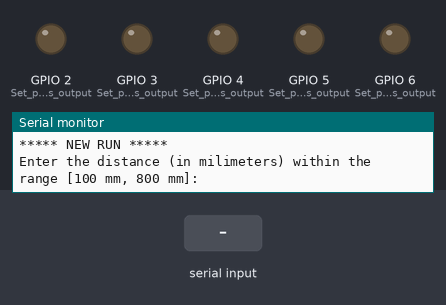
Bench run of a sketch on a simulated ESP32-S3. Shown: output pins drawn as LEDs (lit = HIGH), the last lines printed to the serial monitor. The inputs (shaded band) are chosen by the test bench.

Above: at 2.2 s.
2.3 s: "30,150\n" received over Serial
At 3.0 s:
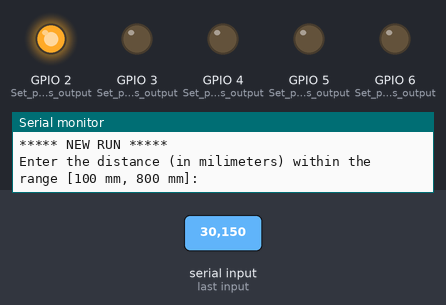
3.8 s: "200\n" received over Serial
At 4.5 s:
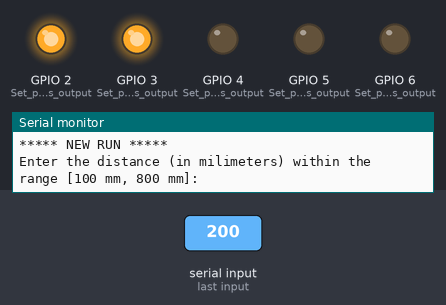
5.3 s: "90,45\n" received over Serial
At 5.7 s:
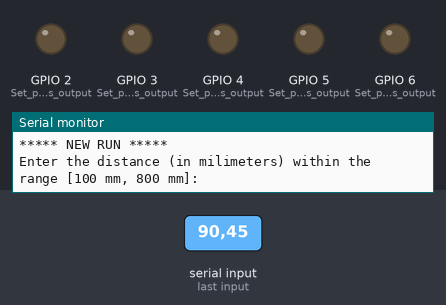
Timing chart, 0 to 8.3 s (numbered marks = the images above; inputs shaded):
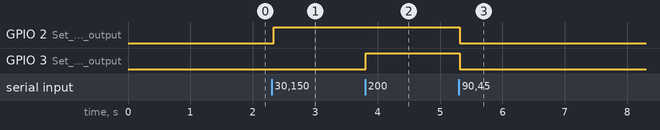

Measured:
- after the input at 2.3 s, GPIO 2 (Set_pin_2_as_output): LOW → HIGH at once
- after the input at 3.8 s, GPIO 3 (Set_pin_3_as_output): LOW → HIGH at once
- after the input at 5.3 s, GPIO 2 (Set_pin_2_as_output), GPIO 3 (Set_pin_3_as_output): HIGH → LOW at once

The sketch:

Project_2.ino
```cpp
//Project2
//Group5
//Angel Alcantara, Brandon Aparicio, , Diego Perez, Sarah Kemppainen:
// Febuary, 14, 2025


void display_distance(float dist);

/*
 * Function: setup
 * Description: This function initializes the serial communication and sets the pin modes
 * for the output pins that control the LEDs.
 *
 * Parameters: None
 *
 * Return: None (void)
 *
 * External Effects: Initializes serial communication with a baud rate of 115200
 * and sets specific pins as OUTPUT to control LEDs.
 */
void setup() {
  Serial.begin(115200); // Start serial communication at 115200 baud rate
  Serial.setTimeout(100000000);// Set the serial timeout
  delay(1000);// Wait for the system to settle
  // setup graph bar
  pinMode(2, OUTPUT);// Set pin 2 as output
  pinMode(3, OUTPUT);// Set pin 3 as output
  pinMode(4, OUTPUT);// Set pin 4 as output
  pinMode(5, OUTPUT);// Set pin 5 as output
  pinMode(6, OUTPUT);// Set pin 6 as output
  //pinMode(7, OUTPUT);
  //pinMode(8, OUTPUT);
}
/*
 * Function: display_distance
 * Description: This function takes a distance as input and controls multiple LEDs
 * according to predefined distance ranges. The LED states are represented in binary form.
 *
 * Parameters:
 * - float dist: The distance in meters which determines the LED state.
 *
 * Return: None (void)
 *
 * External Effects: This function modifies the states of LEDs connected to pins 2 to 6.
 */
void display_distance(float dist) {

  float min_dist = 0.1; // Minimum distance threshold
  float max_dist = 0.8; // Maximum distance threshold
  float range = (max_dist - min_dist) / 8; // Calculate the range of each segment
  String grid = "";  // Initialize grid string to store LED states

// Define possible states for reference
  const String states[] = {"10000", "11000", "01000", "01100", "00100", "00110", "00010", "00011", "00001"};

  // Log distance range and segment details
  Serial.printf("min distance: %0.1f m; max distance: %0.1f m; dist range of each light state: %f\n", min_dist, max_dist, range);

 // Determine which range the distance falls into
  for (int i = 0; i < 9; i++) {
    float lower_bound = min_dist + (range * i); // Calculate lower bound for segmentation
    float upper_bound = min_dist + (range * (i+1));// Calculate upper bound for segmentation

// Check if the distance falls within the current segment
    if (dist >= lower_bound && dist < upper_bound) {
      grid = states[i];
      Serial.printf("range is [%1.2f, %1.2f)\n", lower_bound, upper_bound);
      break; // Exit loop once the right range is found
    }

  }

// Special handling if distance is exactly the maximum
  if (dist == max_dist) {
    grid = "00011";
    Serial.printf("dist is 0.8 m\n");
  }

// Log if no valid grid was set
  if (grid.length() == 0) {
    Serial.printf("Distance not within range. No statement entered\n");
  }

// Print the final grid state for debugging
  Serial.printf("Grid: ");
  Serial.println(grid);


  // i = 0 ==> pin = 2
  // Control LEDs based on the grid state
  char ON = '1';// Define ON state character
  for (int i = 0; i < 5; i++) {
    if (grid[i] == ON) {
      // Turn LED on if the corresponding bit is '1'
      digitalWrite(i+2, HIGH);
    }
    else {
       // Turn LED off if the corresponding bit is '0'
      digitalWrite(i+2, LOW);
    }
  }
}

/*
 * Function: loop
 * Description: This function runs in a continuous loop, prompting the user for
 * distance input and calling the display_distance function with the input value.
 *
 * Parameters: None
 *
 * Return: None (void)
 *
 * External Effects: Reads user input from serial and displays LED states based on the distance.
 */
void loop() {
  Serial.printf("\n\n***** NEW RUN *****\n");// Indicate a new run
  // Prompt the user for input.
  Serial.printf("Enter the distance (in milimeters) within the range [100 mm, 800 mm]:\n");
  // Read the value.
  int i = Serial.parseInt();// Parse the integer input
  Serial.printf("distance recieved: %d\n", i);// Log the received distance
  float dist = i * 0.001;  // convert distance to meters
  Serial.printf("distance in meters: %f\n", dist);// Log the distance in meters
  display_distance(dist); // Call display_distance to update LED states based on distance
  // Grid Test
  /*
  digitalWrite(2, HIGH);
  delay(250);
  digitalWrite(2, LOW);
  delay(250);
  digitalWrite(3, HIGH);
  delay(250);
  digitalWrite(3, LOW);
  delay(250);
  digitalWrite(4, HIGH);
  delay(250);
  digitalWrite(4, LOW);
  delay(250);
  digitalWrite(5, HIGH);
  delay(250);
  digitalWrite(5, LOW);
  delay(250);
  digitalWrite(6, HIGH);
  delay(250);
  digitalWrite(6, LOW);
  delay(250);
  */
}
```
